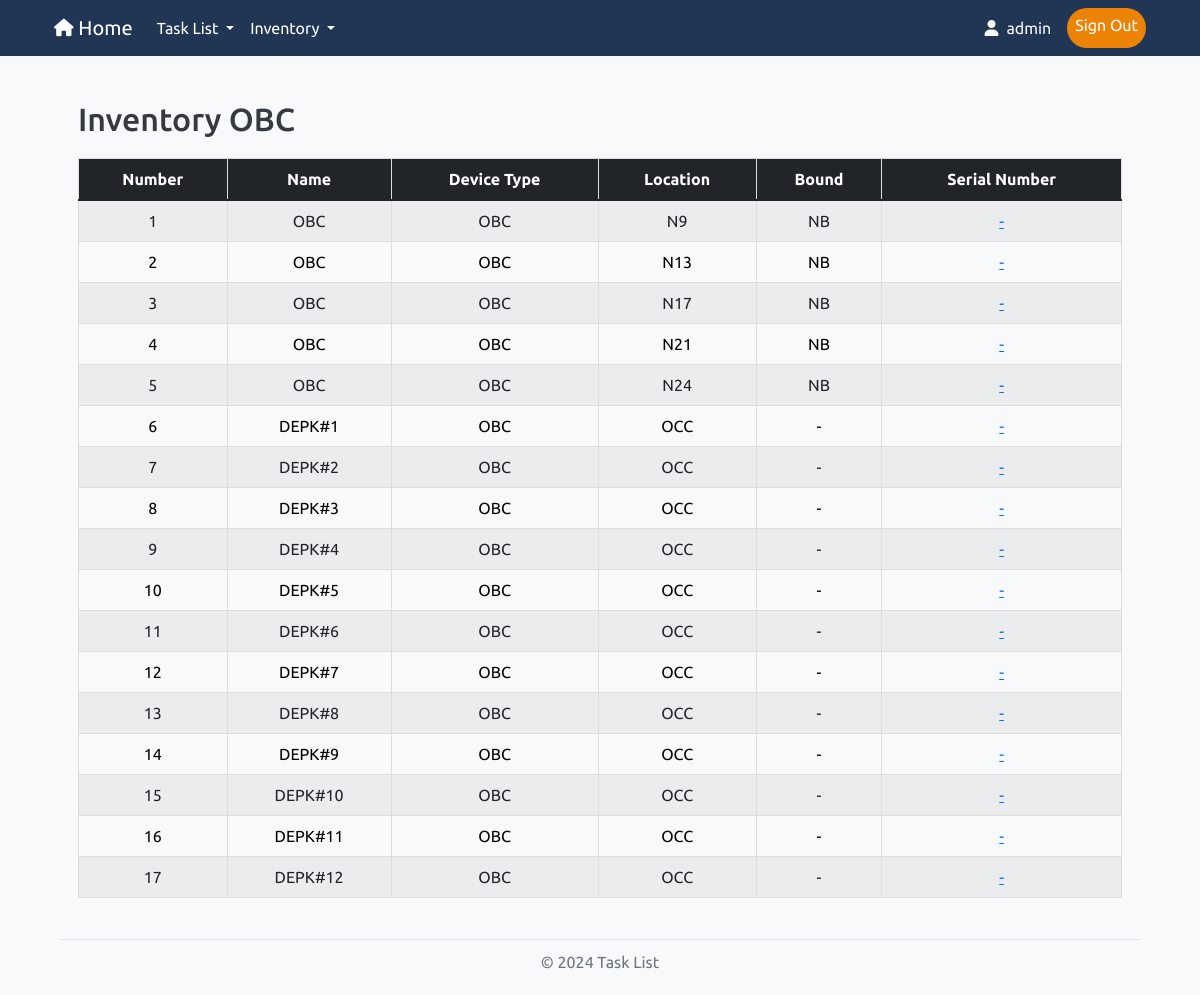
The page /inventory/obc (signed in) on the database its author committed.
### models.py (models this page shows, shortened)
class User(UserMixin, db.Model):
    id = db.Column(db.Integer, primary_key=True)
    username = db.Column(db.String(50), unique=True, nullable=False)
    password = db.Column(db.String(255), nullable=False)
    role = db.Column(db.String(20), nullable=False)

class DeviceName(db.Model):
    id = db.Column(db.Integer, primary_key=True)
    name = db.Column(db.String(100), nullable=False)
    device_type_id = db.Column(db.Integer, db.ForeignKey('device_type.id'), nullable=False)
    location_id = db.Column(db.Integer, db.ForeignKey('location.id'), nullable=False)
    device_type = db.relationship('DeviceType', backref=db.backref('device_names', lazy=True))
    location = db.relationship('Location', backref=db.backref('device_names', lazy=True))
    bound = db.Column(db.String(100), nullable=True)
    inandout = db.Column(db.String(100), nullable=True)
    serial_number = db.Column(db.String(100), nullable=True)
    ip_address = db.Column(db.String(45), nullable=True)
    mac_address = db.Column(db.String(17), nullable=True)
    channel = db.Column(db.String(50), nullable=True)
    device_role = db.Column(db.String(50), nullable=True)
    force_data = db.Column(db.String(50), nullable=True)
    vac_white = db.Column(db.String(50), nullable=True)
    current_white = db.Column(db.String(50), nullable=True)
    vac_red = db.Column(db.String(50), nullable=True)
    current_red = db.Column(db.String(50), nullable=True)
    vac_yellow = db.Column(db.String(50), nullable=True)
    current_yellow = db.Column(db.String(50), nullable=True)
    f1_f2 = db.Column(db.String(50), nullable=True)
    red_module = db.Column(db.String(50), nullable=True)
    white_module = db.Column(db.String(50), nullable=True)
    yellow_module = db.Column(db.String(50), nullable=True)

class DeviceType(db.Model):
    id = db.Column(db.Integer, primary_key=True)
    name = db.Column(db.String(50), nullable=False)
    line_id = db.Column(db.Integer, db.ForeignKey('line.id'), nullable=False)
    line = db.relationship('Line', backref=db.backref('device_types', lazy=True))

class Location(db.Model):
    id = db.Column(db.Integer, primary_key=True)
    name = db.Column(db.String(50), nullable=False)
    line_id = db.Column(db.Integer, db.ForeignKey('line.id'), nullable=False)
    line = db.relationship('Line', backref=db.backref('locations', lazy=True))

### routes.py (the view)
    @app.route('/inventory/obc', endpoint='inventory_obc')
    @login_required
    def inventory_obc():
        devices = DeviceName.query.join(DeviceType).filter(DeviceType.name == 'OBC').all()
        return render_template("inventory_obc.html", devices=devices)

### app.py (called while the page is built)
@login_manager.user_loader
def load_user(user_id):      # โหลดผู้ใช้จากฐานข้อมูลตาม user_id
    return User.query.get(int(user_id))

### templates/inventory_obc.html (shortened to what this page needs)
{% import "bootstrap/wtf.html" as wtf %}
{% extends "layout.html" %}
{% block content %}
<!DOCTYPE html>
<html lang="en">
<head>
    <link rel="stylesheet" href="https://cdn.jsdelivr.net/npm/bootstrap@5.1.3/dist/css/bootstrap.min.css">
    <link rel="stylesheet" href="https://cdn.jsdelivr.net/npm/bootstrap-table/dist/bootstrap-table.min.css">
    <link rel="stylesheet" href="{{ url_for('static', filename='/style.css') }}">
</head>
<body>
<div class="container">
    <br>
    <h2>Inventory OBC</h2>
    {% if devices %}
    <table data-toggle="table"
           data-search="true"
           data-pagination="true"
           data-page-list="[20, 50, 100, 150, all]"
           data-page-size="20"
           class="table table-striped table-hover">
        <thead class="table-dark">
            <tr>
                <th data-sortable="true" data-field="number">Number</th>
                <th data-sortable="true" data-field="name">Name</th>
                <th data-sortable="true" data-field="device_type">Device Type</th>
                <th data-sortable="true" data-field="location_name">Location</th>
                <th data-sortable="true" data-field="bound">Bound</th>
                <th data-sortable="true" data-field="serial_number">Serial Number</th>
            </tr>
        </thead>
        <tbody>
            {% for device in devices %}
            <tr>
                <td>{{ loop.index }}</td>
                <td>{{ device.name }}</td>
                <td>{{ device.device_type.name if device.device_type else '-' }}</td>
                <td>{{ device.location.name if device.location else '-' }}</td>
                <td>{{ device.bound or ('-') }}</td>
                <td>
                    <a href="{{ url_for('edit_serial_number', device_id=device.id, ref=request.url) }}">
                        {{ device.serial_number or ('-') }}
                    </a>
                </td>
            </tr>
            {% endfor %}
        </tbody>
    </table>
    {% endif %}
</div>
</body>
</html>
{% endblock %}

### templates/layout.html (shortened to what this page needs)
<!DOCTYPE html>
<html lang="en">
<head>
    <link href="https://cdn.jsdelivr.net/npm/bootstrap@5.3.3/dist/css/bootstrap.min.css" rel="stylesheet">
    <link rel="stylesheet" href="https://cdnjs.cloudflare.com/ajax/libs/font-awesome/6.0.0-beta3/css/all.min.css">
    <link rel="stylesheet" href="{{ url_for('static', filename='/style.css') }}">
	<link href="https://unpkg.com/boxicons@latest/css/boxicons.min.css" rel="stylesheet">
</head>
<body>
	<nav class="navbar navbar-expand-lg navbar-dark sticky-top" id="custom-navbar">
		<div class="container">
			<a class="navbar-brand" href="/"><i class="fa-solid fa-house fa-sm"></i> Home</a>
			<div class="collapse navbar-collapse" id="navbarNav">
				<ul class="navbar-nav me-auto">
					<li class="nav-item dropdown">
						<a class="nav-link dropdown-toggle" href="/" id="navbarDropdown" role="button" data-bs-toggle="dropdown" aria-expanded="false">
							Task List
						</a>
					</li>
					<li class="nav-item dropdown">
						<a class="nav-link dropdown-toggle" href="/" id="navbarDropdown" role="button" data-bs-toggle="dropdown" aria-expanded="false">
							Inventory
						</a>
					</li>
				</ul>
				<ul class="navbar-nav ms-auto">
					{% if current_user.is_authenticated %}
						<span class="navbar-text text-light me-3 navbar-text"><i class="fa-solid fa-user"></i> {{ current_user.username }}</span>
						<a class="nav-link custom-login-btn" href="{{ url_for('logout') }}">Sign Out</a>
					{% else %}
						<a class="nav-link custom-login-btn" href="{{ url_for('login') }}">Sign In</a>
					{% endif %}
				</ul>
			</div>
		</div>
	</nav>
	<main class="container">
		{% block content %}
		{% endblock %}
	</main>
	<footer>
		<div class="footer-line"></div>
		<p class="footer-text">© 2024 Task List</p>
	</footer>
</body>
</html>

### static/style.css (style rules this page uses)
body { font-family: 'Ubuntu', sans-serif; background-color: #f8f9fa; color: #343a40; margin: 0; padding: 0; }
#custom-navbar { background-color: #213555; }
#custom-navbar .nav-link { color: #ffffff; }
main { flex: 1; padding: 20px; }
footer { padding: 5px 0; }
.footer-line { border-top: 1px solid #dee2e6; width: 90%; margin: 0 auto; }
.footer-text { text-align: center; margin-top: 10px; color: #6c757d; }
.navbar-text { display: flex; align-items: center; }
.navbar-text i { margin-right: 8px; }
.custom-login-btn { background-color: #EC8305; color: #FFFAEC; border: none; padding: 5px 20px; border-radius: 1.25rem; text-align: center; text-decoration: none; display: inline-block; font-size: 16px; }
table { width: 100%; margin: 20px auto; max-width: 100%; border-collapse: collapse; }
th, td { border: 1px solid #ddd; padding: 8px; text-align: center; }
th { background-color: #f4f4f4; }

### rows shown on the page
User: username "admin"
DeviceName: name "OBC", device_type "OBC", location "N9", bound "NB", serial_number "-"
DeviceName: name "OBC", device_type "OBC", location "N13", bound "NB", serial_number "-"
DeviceName: name "OBC", device_type "OBC", location "N17", bound "NB", serial_number "-"
DeviceName: name "OBC", device_type "OBC", location "N21", bound "NB", serial_number "-"
DeviceName: name "OBC", device_type "OBC", location "N24", bound "NB", serial_number "-"
DeviceName: name "DEPK#1", device_type "OBC", location "OCC", bound "-", serial_number "-"
DeviceName: name "DEPK#2", device_type "OBC", location "OCC", bound "-", serial_number "-"
DeviceName: name "DEPK#3", device_type "OBC", location "OCC", bound "-", serial_number "-"
DeviceName: name "DEPK#4", device_type "OBC", location "OCC", bound "-", serial_number "-"
DeviceName: name "DEPK#5", device_type "OBC", location "OCC", bound "-", serial_number "-"
DeviceName: name "DEPK#6", device_type "OBC", location "OCC", bound "-", serial_number "-"
DeviceName: name "DEPK#7", device_type "OBC", location "OCC", bound "-", serial_number "-"
DeviceName: name "DEPK#8", device_type "OBC", location "OCC", bound "-", serial_number "-"
DeviceName: name "DEPK#9", device_type "OBC", location "OCC", bound "-", serial_number "-"
DeviceName: name "DEPK#10", device_type "OBC", location "OCC", bound "-", serial_number "-"
DeviceName: name "DEPK#11", device_type "OBC", location "OCC", bound "-", serial_number "-"
DeviceName: name "DEPK#12", device_type "OBC", location "OCC", bound "-", serial_number "-"
